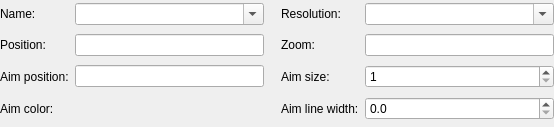
<?xml version="1.0" encoding="UTF-8"?>
<ui version="4.0">
 <class>pluginCameraSettings</class>
 <widget class="QWidget" name="pluginCameraSettings">
  <property name="geometry">
   <rect>
    <x>0</x>
    <y>0</y>
    <width>554</width>
    <height>127</height>
   </rect>
  </property>
  <property name="windowTitle">
   <string>Form</string>
  </property>
  <layout class="QGridLayout" name="gridLayout">
   <property name="leftMargin">
    <number>0</number>
   </property>
   <property name="topMargin">
    <number>0</number>
   </property>
   <property name="rightMargin">
    <number>0</number>
   </property>
   <property name="bottomMargin">
    <number>0</number>
   </property>
   <item row="0" column="0">
    <widget class="QLabel" name="lblCameraName">
     <property name="text">
      <string>Name:</string>
     </property>
    </widget>
   </item>
   <item row="1" column="1">
    <widget class="QLineEdit" name="txtCameraPosition"/>
   </item>
   <item row="1" column="0">
    <widget class="QLabel" name="lblCameraPosition">
     <property name="text">
      <string>Position:</string>
     </property>
    </widget>
   </item>
   <item row="0" column="3">
    <widget class="QLabel" name="lblCameraResolution">
     <property name="text">
      <string>Resolution:</string>
     </property>
    </widget>
   </item>
   <item row="1" column="3">
    <widget class="QLabel" name="lblCameraZoom">
     <property name="text">
      <string>Zoom:</string>
     </property>
    </widget>
   </item>
   <item row="0" column="2">
    <spacer name="horizontalSpacer">
     <property name="orientation">
      <enum>Qt::Horizontal</enum>
     </property>
     <property name="sizeType">
      <enum>QSizePolicy::Fixed</enum>
     </property>
     <property name="sizeHint" stdset="0">
      <size>
       <width>11</width>
       <height>20</height>
      </size>
     </property>
    </spacer>
   </item>
   <item row="2" column="0">
    <widget class="QLabel" name="lblCameraAimPosition">
     <property name="text">
      <string>Aim position:</string>
     </property>
    </widget>
   </item>
   <item row="1" column="4">
    <widget class="QLineEdit" name="txtCameraZoom"/>
   </item>
   <item row="2" column="1">
    <widget class="QLineEdit" name="txtCameraAimPosition"/>
   </item>
   <item row="2" column="3">
    <widget class="QLabel" name="lblCameraAimSize">
     <property name="text">
      <string>Aim size:</string>
     </property>
    </widget>
   </item>
   <item row="3" column="0">
    <widget class="QLabel" name="lblCameraAimColor">
     <property name="text">
      <string>Aim color:</string>
     </property>
    </widget>
   </item>
   <item row="3" column="3">
    <widget class="QLabel" name="lblCameraAimLineWidth">
     <property name="text">
      <string>Aim line width:</string>
     </property>
    </widget>
   </item>
   <item row="3" column="1">
    <widget class="ColorPicker" name="colCameraAimColor" native="true"/>
   </item>
   <item row="2" column="4">
    <widget class="QSpinBox" name="txtCameraAimSize">
     <property name="minimum">
      <number>1</number>
     </property>
     <property name="maximum">
      <number>100</number>
     </property>
    </widget>
   </item>
   <item row="3" column="4">
    <widget class="QDoubleSpinBox" name="txtCameraAimLineWidth">
     <property name="decimals">
      <number>1</number>
     </property>
    </widget>
   </item>
   <item row="0" column="1">
    <widget class="QComboBox" name="cboCameraName">
     <property name="editable">
      <bool>true</bool>
     </property>
    </widget>
   </item>
   <item row="0" column="4">
    <widget class="QComboBox" name="cboCameraResolution">
     <property name="editable">
      <bool>true</bool>
     </property>
    </widget>
   </item>
  </layout>
 </widget>
 <customwidgets>
  <customwidget>
   <class>ColorPicker</class>
   <extends>QWidget</extends>
   <header>colorpicker.h</header>
   <container>1</container>
  </customwidget>
  <customwidget>
   <class>ComboBox</class>
   <extends>QComboBox</extends>
   <header>combobox.h</header>
  </customwidget>
 </customwidgets>
 <resources/>
 <connections/>
</ui>
